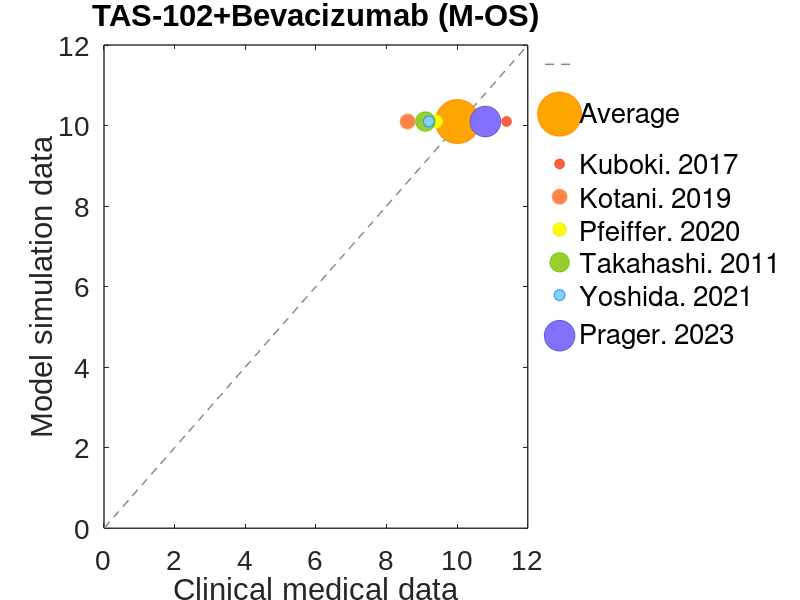

Here is the MATLAB script that generated this plot:
function pic_scatter_TASBEV_OS()

x=0:0.1:12; 
y=x;
plot(x,y,'--','color','#808080','LineWidth',1)
hold on

x=[25 60 46 98 32 246]./507;

B1=10.01;
B2=10.1;
scatter(B1,B2,'filled','MarkerEdgeColor',[255 140 0]./255,'MarkerFaceColor',[255 165 0]./255,'SizeData',1000);
hold on
B3=11.4;
B4=10.1;
scatter(B3,B4,'filled','MarkerEdgeColor',[255 69 0]./255,'MarkerFaceColor',[255 99 71]./255,'SizeData',1000*x(1));
hold on
B5=8.6;
B6=10.1;
scatter(B5,B6,'filled','MarkerEdgeColor',[244 164 96]./255,'MarkerFaceColor',[255 130 71]./255,'SizeData',1000*x(2));
hold on
B7=9.4;
B8=10.1;
scatter(B7,B8,'filled','MarkerEdgeColor',[238 238 0]./255,'MarkerFaceColor',[255 255 0]./255,'SizeData',1000*x(3));
hold on
B9=9.1;
B10=10.1;
scatter(B9,B10,'filled','MarkerEdgeColor',[102 205 0]./255,'MarkerFaceColor',[154 205 50]./255,'SizeData',1000*x(4));
hold on
B11=9.2;
B12=10.1;
scatter(B11,B12,'filled','MarkerEdgeColor',[30 144 255]./255,'MarkerFaceColor',[135 206 250]./255,'SizeData',1000*x(5));
hold on
B13=10.8;
B14=10.1;
scatter(B13,B14,'filled','MarkerEdgeColor',[106 90 205]./255,'MarkerFaceColor',[132 112 255]./255,'SizeData',1000*x(6));

%% Output image setting
set(gca,'XLim',[0 12]);
set(gca,'YLim',[0 12]);
set(gca,'Linewidth',1);
set(gca,'FontSize',20);
set(gca,'FontName','Arial');
xlabel('Clinical medical data');
ylabel('Model simulation data');
title('TAS-102+Bevacizumab (M-OS)');
legend('','Average','Kuboki. 2017','Kotani. 2019','Pfeiffer. 2020','Takahashi. 2011','Yoshida. 2021','Prager. 2023','Location','bestoutside','FontSize',20);
legend('boxoff');
set(gcf,'unit','centimeters','position',[2 20 24 14])
print('Scatter_TASBEV_OS','-dpng','-r600')

end